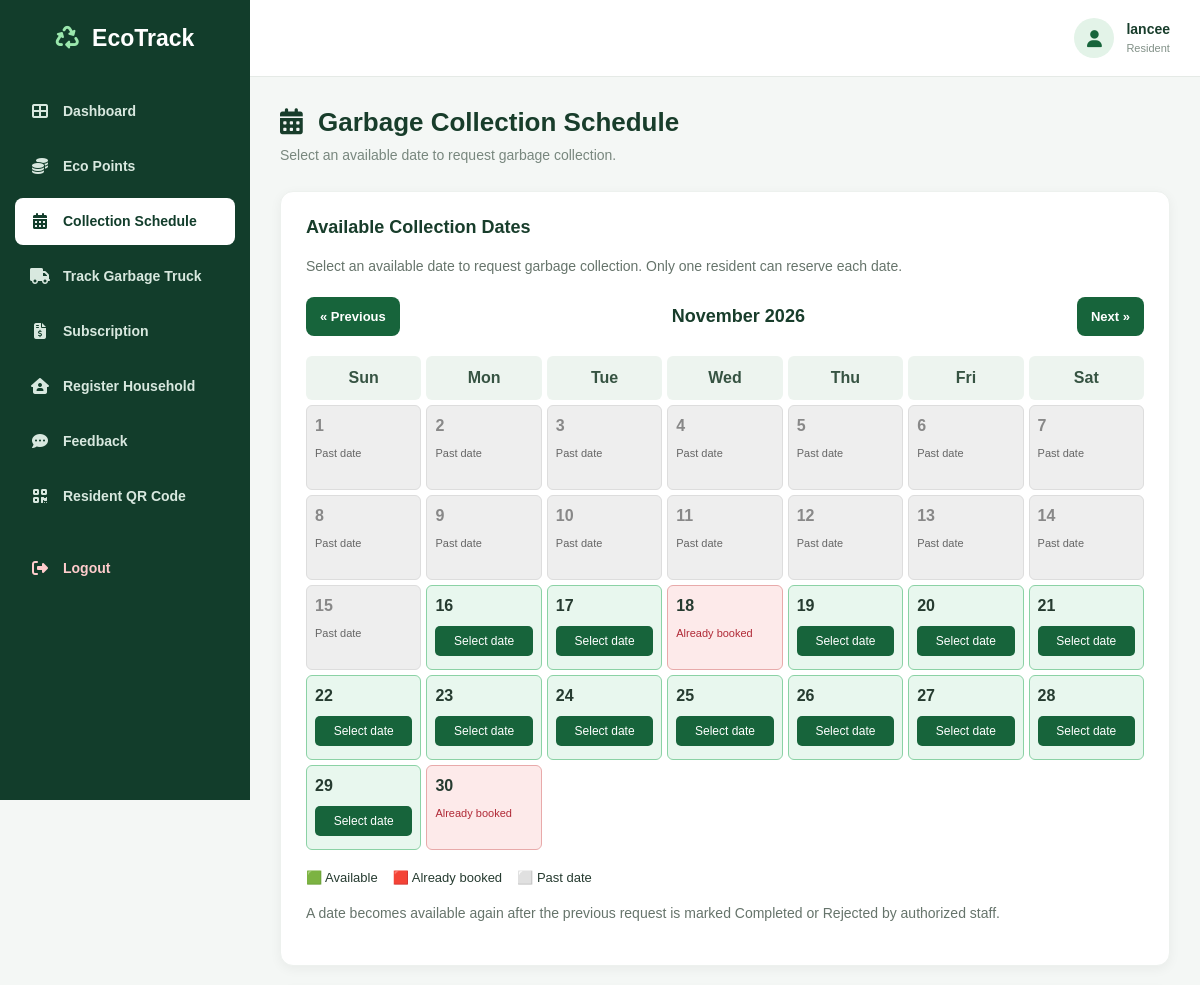
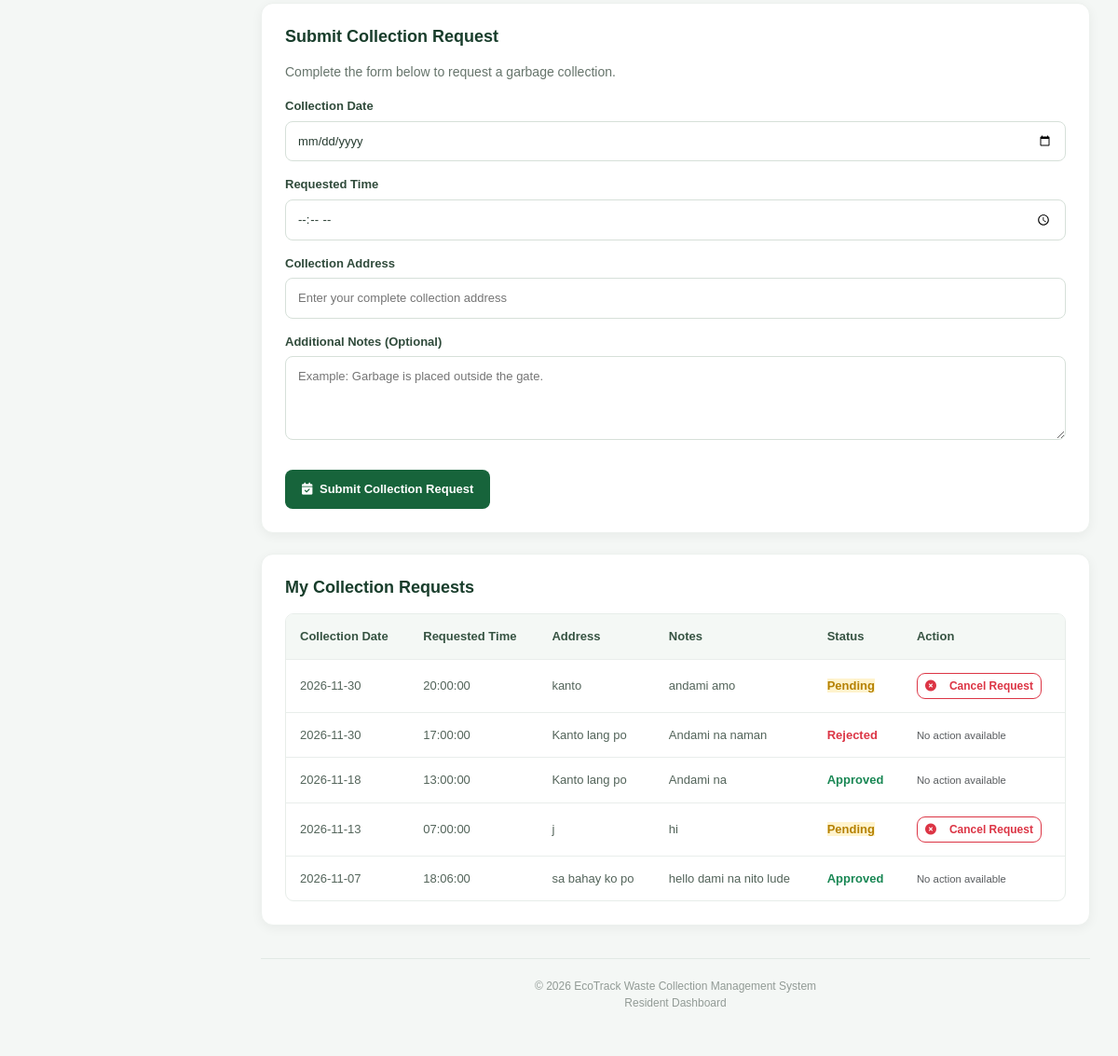
Page /wastesystem_/residents/collection_schedule.php (signed in) on the earlier database version (2 pictures, top to bottom).
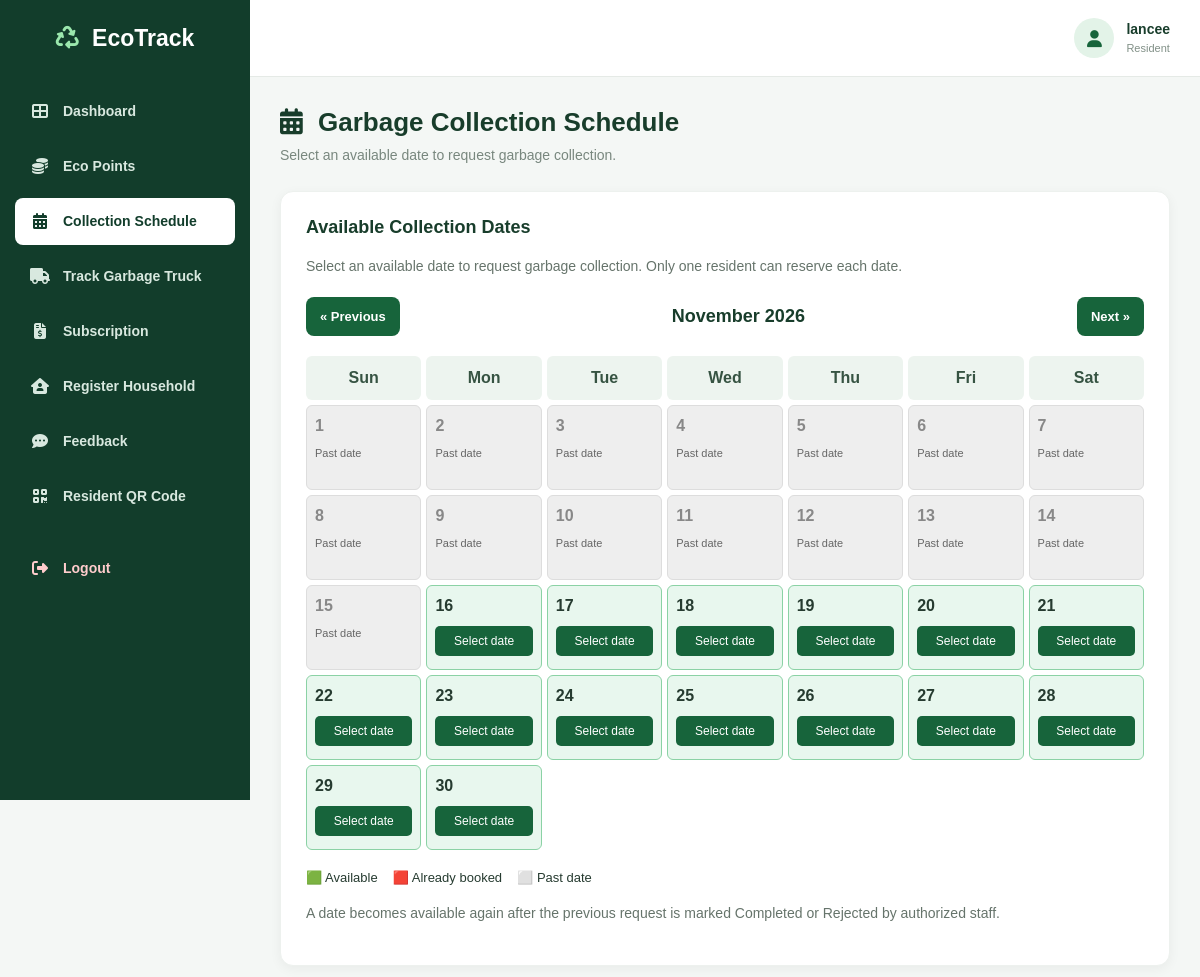
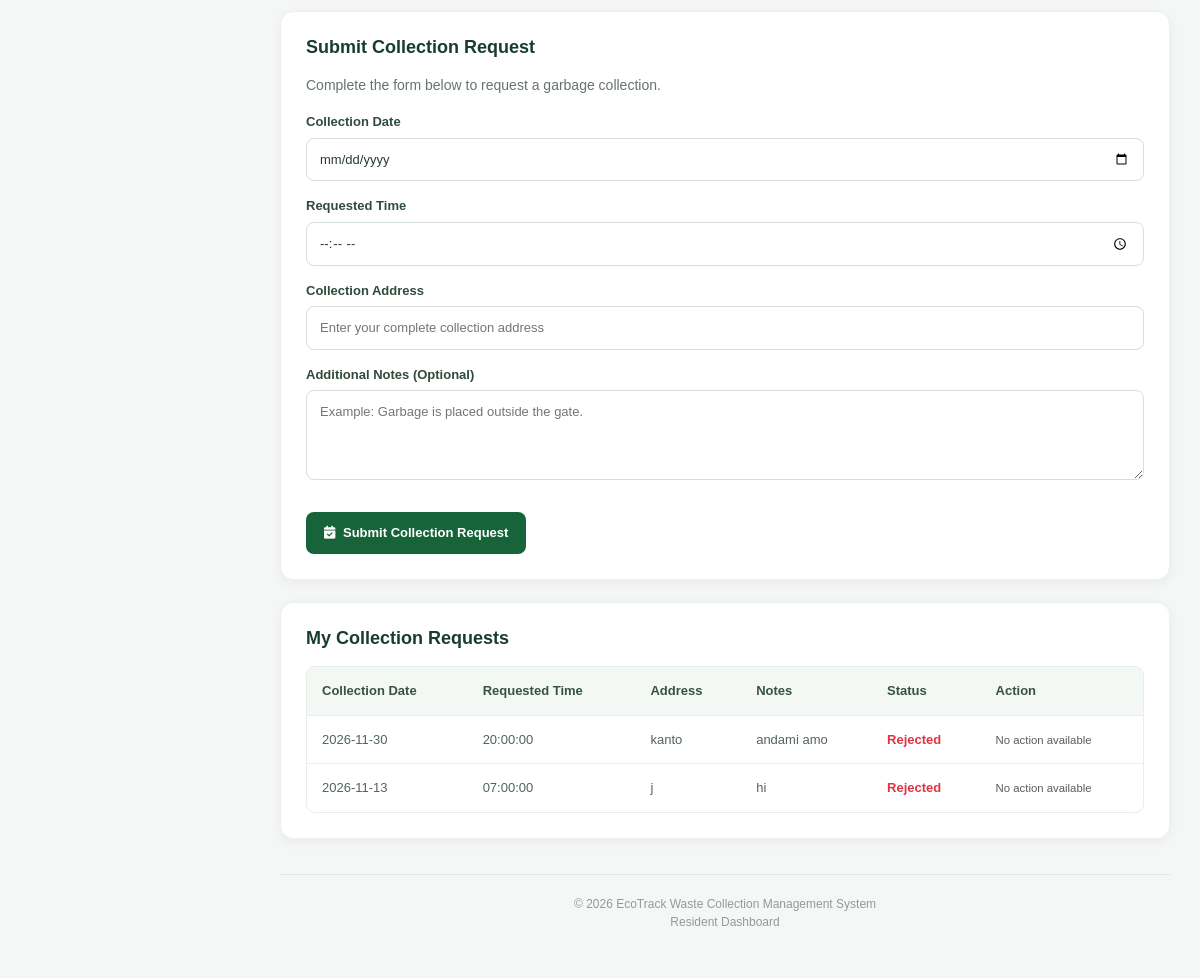
Same page on the later database version (2 pictures, top to bottom).
### tables this page shows
CREATE TABLE `collection_schedules` (
  `id` int(11) NOT NULL,
  `user_id` int(11) NOT NULL,
  `collector_id` int(11) DEFAULT NULL,
  `notes` text NOT NULL,
  `collection_date` date NOT NULL,
  `requested_time` time NOT NULL,
  `collection_address` varchar(255) NOT NULL,
  `status` enum('Rejected','Approved','Completed','Pending') NOT NULL DEFAULT 'Pending',
  `created_at` timestamp NOT NULL DEFAULT current_timestamp()
);

### wastesystem_/residents/collection_schedule.php (the view, shortened to what the changed rows need)
<?php
include "../config/database.php";
$user_id = (int) $_SESSION["user_id"];
$month = $_GET["month"] ?? date("Y-m");
$first_day = new DateTime($month . "-01");
$last_day = clone $first_day;
$last_day->modify("last day of this month");
$today = date("Y-m-d");
$booked_dates = [];
$start_date = $first_day->format("Y-m-d");
$end_date = $last_day->format("Y-m-d");
$booked_query = mysqli_prepare(
    $conn,
    "SELECT collection_date
     FROM collection_schedules
     WHERE collection_date BETWEEN ? AND ?
     AND status IN ('Pending', 'Approved')"
);
mysqli_stmt_bind_param($booked_query, "ss", $start_date, $end_date);
mysqli_stmt_execute($booked_query);
$booked_result = mysqli_stmt_get_result($booked_query);
while ($row = mysqli_fetch_assoc($booked_result)) {
    $booked_dates[] = $row["collection_date"];
}
$history = mysqli_prepare(
    $conn,
    "SELECT id, collection_date, requested_time,
            collection_address, notes, status
     FROM collection_schedules
     WHERE user_id = ?
     ORDER BY collection_date DESC, id DESC"
);
mysqli_stmt_bind_param($history, "i", $user_id);
mysqli_stmt_execute($history);
$history_result = mysqli_stmt_get_result($history);
$days_in_month = (int) $first_day->format("t");
function h($value) {
    return htmlspecialchars((string)($value ?? ""), ENT_QUOTES, "UTF-8");
}
?>
<!DOCTYPE html>
<html lang="en">
<head>
    <link rel="stylesheet" href="../assets/vendor/bootstrap/css/bootstrap.min.css">
    <link rel="stylesheet" href="../assets/css/style.css">
    <link rel="stylesheet" href="https://cdnjs.cloudflare.com/ajax/libs/font-awesome/6.5.0/css/all.min.css">
</head>
<body>
<div class="main-content">
    <main class="content">
        <div class="page-heading">
            <h2>
                <i class="fas fa-calendar-alt me-2"></i>
                Garbage Collection Schedule
            </h2>
        </div>
        <div class="schedule-card">
            <div class="calendar">
                <?php
                $weekdays = ["Sun", "Mon", "Tue", "Wed", "Thu", "Fri", "Sat"];
                foreach ($weekdays as $weekday):
                ?>
                    <div class="day-name">
                        <?= h($weekday) ?>
                    </div>
                <?php endforeach; ?>
                <?php
                for ($day = 1; $day <= $days_in_month; $day++):
                    $date = $first_day->format("Y-m-") .
                        str_pad($day, 2, "0", STR_PAD_LEFT);
                    $is_past = $date < $today;
                    $is_booked = in_array($date, $booked_dates, true);
                    if ($is_past) {
                        $class = "past";
                    } elseif ($is_booked) {
                        $class = "booked";
                    } else {
                        $class = "available";
                    }
                ?>
                    <div class="day <?= h($class) ?>">
                        <span class="day-number">
                            <?= $day ?>
                        </span>
                        <?php if ($is_past): ?>
                            <span class="past-label">Past date</span>
                        <?php elseif ($is_booked): ?>
                            <span class="booked-label">
                                Already booked
                            </span>
                        <?php else: ?>
                            <button
                                type="button"
                                class="available-button"
                                onclick="selectDate('<?= h($date) ?>')">
                                Select date
                            </button>
                        <?php endif; ?>
                    </div>
                <?php endfor; ?>
            </div>
        </div>
        <div class="schedule-card">
            <div class="table-wrapper">
                <table class="history-table">
                    <thead>
                        <tr>
                            <th>Collection Date</th>
                            <th>Requested Time</th>
                            <th>Address</th>
                            <th>Notes</th>
                            <th>Status</th>
                            <th>Action</th>
                        </tr>
                    </thead>
                    <tbody>
                        <?php if (mysqli_num_rows($history_result) > 0): ?>
                            <?php while ($row = mysqli_fetch_assoc($history_result)): ?>
                                <?php
                                $status_class = "status-" .
                                    strtolower(trim($row["status"]));
                                ?>
                                <tr>
                                    <td>
                                        <?= h($row["collection_date"]) ?>
                                    </td>
                                    <td>
                                        <?= h($row["requested_time"]) ?>
                                    </td>
                                    <td>
                                        <?= h($row["collection_address"]) ?>
                                    </td>
                                    <td>
                                        <?= h($row["notes"]) ?>
                                    </td>
                                    <td>
                                        <span class="status <?= h($status_class) ?>">
                                            <?= h($row["status"]) ?>
                                        </span>
                                    </td>
                                    <td>
                                        <?php if (strtolower(trim($row["status"])) === "pending"): ?>
                                            <form method="POST" class="cancel-request-form">
                                                <button
                                                    type="submit"
                                                    name="cancel_request"
                                                    value="1"
                                                    class="btn btn-sm btn-outline-danger">
                                                    <i class="fas fa-times-circle me-1"></i>
                                                    Cancel Request
                                                </button>
                                            </form>
                                        <?php else: ?>
                                            <span class="text-muted small">No action available</span>
                                        <?php endif; ?>
                                    </td>
                                </tr>
                            <?php endwhile; ?>
                        <?php endif; ?>
                    </tbody>
                </table>
            </div>
        </div>
    </main>
</div>
</body>
</html>

Differences in the rows shown:
removed collection_schedules: collection_date "2026-11-30", requested_time "17:00:00", collection_address "Kanto lang po", notes "Andami na naman", status "Rejected", shows "No action available"
removed collection_schedules: collection_date "2026-11-18", requested_time "13:00:00", collection_address "Kanto lang po", notes "Andami na", status "Approved", shows "No action available"
removed collection_schedules: collection_date "2026-11-07", requested_time "18:06:00", collection_address "sa bahay ko po", notes "hello dami na nito lude", status "Approved", shows "No action available"
changed collection_schedules "kanto": status "Pending" → "Rejected"; status "Cancel Request" → "No action available"
changed collection_schedules "hi": status "Pending" → "Rejected"; status "Cancel Request" → "No action available"
Other differences:
list line gone: "Already booked"
new list line: "Select date"
